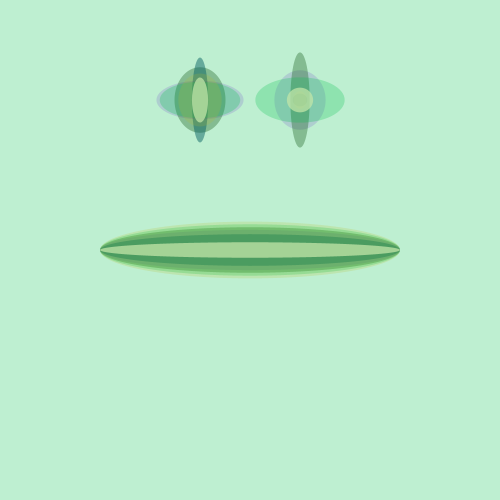
Frame 1 (no input)
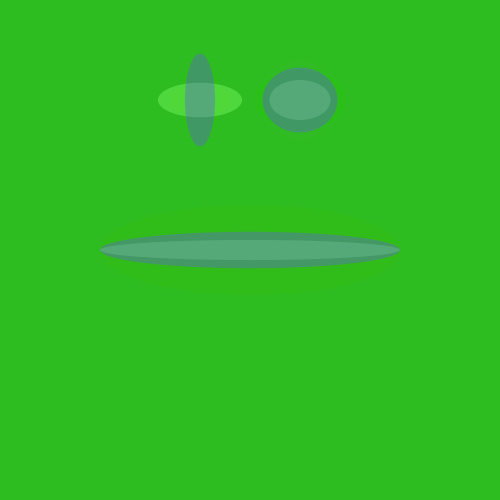
Frame 60 (the mouse pressed at the canvas centre just before this capture)
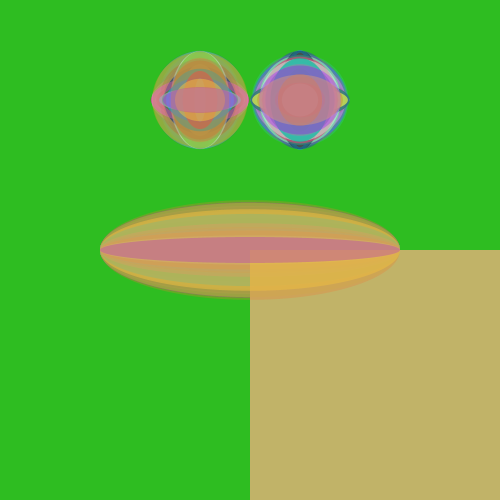
Frame 120 (the mouse held since frame 60 and released just before this capture)

The Processing sketch that drew these frames (run headless with seeded random() and noise(); from frame 60 on, the mouse is pressed at the canvas centre):

// Processing sketch: processing_66677
// ── processing_66677.pde

//function
void setup(){
  background(255);
  noStroke();
  smooth();
  size(500,500);
//frameRate(10);
for(int i=0; i<4; i++){
  
  drawCircles();
 
}
}

void draw(){
  rect(mouseX,mouseY,500,500);
  for(int i=0; i<2; i++){
    drawCircles();
    
}
}
void drawCircles(){
fill(random(255),random(255),random(255),random(255));
ellipse(200,100,random(10,100),random(10,100));
ellipse(300,100,random(10,100),random(10,100));
ellipse(250,250,random(300,100),random(10,100));


    
  }
